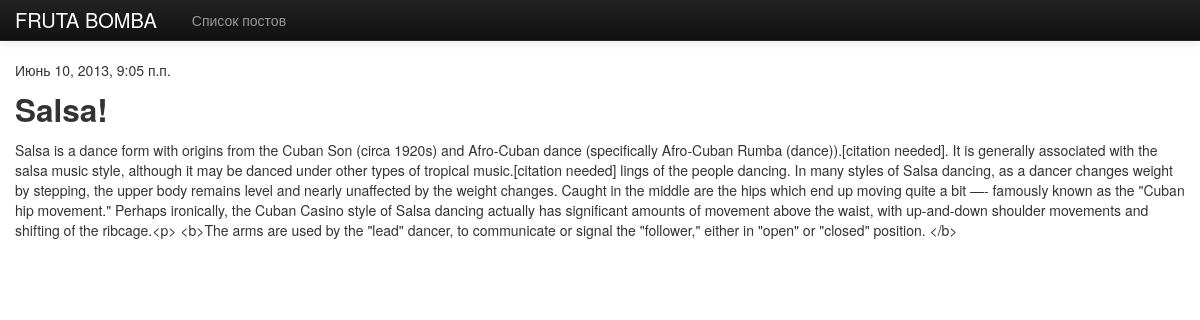
The app's page /blog/2/ with its own data.
### blog/models.py (models this page shows, shortened)
class Post(models.Model):
    title = models.CharField(max_length=255) # заголовок поста
    datetime = models.DateTimeField(u'Дата публикации') # дата публикации
    content = models.TextField(max_length=10000) # текст поста

### blog/views.py (the view)
# urls.py: url(r'^(?P<pk>\d+)/$', PostDetailView.as_view()),
class PostDetailView(DetailView): # детализированное представление модели
    model = Post

### blog/templates/blog/post_detail.html (shortened to what this page needs)
{% extends 'blog/base.html' %}
{% block content %}
    <p>{{ post.datetime }}</p>
    <h2>{{ post.title }}</h2>
    <p>{{ post.content }}</p>
{% load disqus_tags %}
{% endblock %}

### blog/templates/blog/base.html (style rules this page uses)
body { padding-top: 60px; }

### records on screen
Post: datetime "Июнь 10, 2013, 9:05 п.п.", title "Salsa!", content "Salsa is a dance form with origins from the Cuban Son (circa 1920s) and Afro-Cuban dance (specifically Afro-Cuban Rumba (dance)).[citation needed]. It is generally associated with the salsa music style, although it may be danced under other types of tropical music.[citation needed] lings of the people dancing. In many styles of Salsa dancing, as a dancer changes weight by stepping, the upper body remains level and nearly unaffected by the weight changes. Caught in the middle are the hips which end up moving quite a bit —- famously known as the \"Cuban hip movement.\" Perhaps ironically, the Cuban Casino style of Salsa dancing actually has significant amounts of movement above the waist, with…"
